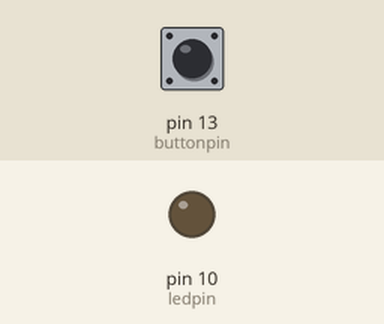
The sketch below on a simulated Arduino Uno, built with avr-gcc and run on an emulated ATmega328P. On the bench: output pins drawn as LEDs (lit = HIGH). Inputs (shaded band) come from the test bench; at power-on: pin 13 (buttonpin) HIGH. What the sketch prints to the serial monitor is not drawn.

Above: at 1.2 s.
1.3 s: pin 13 (buttonpin) pulled LOW for 0.15 s
At 2.5 s:
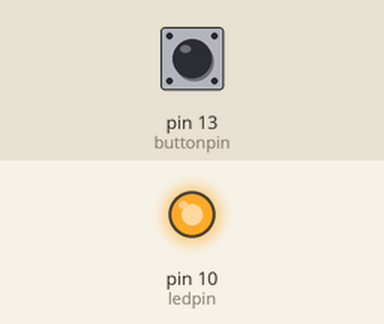
2.9 s: pin 13 (buttonpin) pulled LOW for 1 s
At 3.9 s:
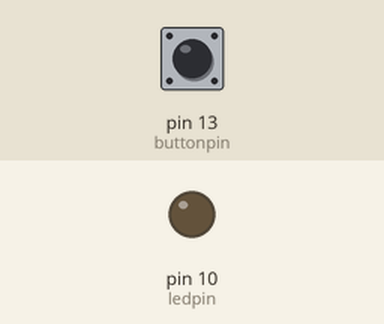
5.4 s: pin 13 (buttonpin) pulled LOW for 3.2 s
At 5.7 s:
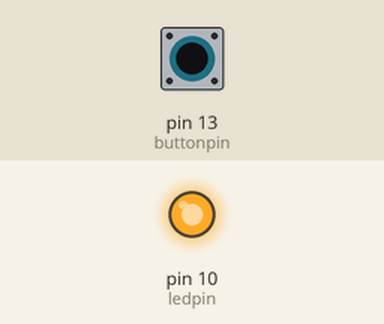
Timing chart, 0 to 8.4 s (numbered marks = the images above; inputs shaded):
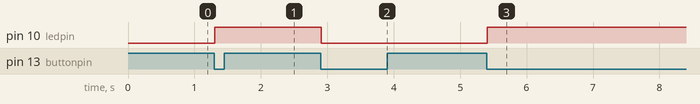

The sketch:

task_1.0.3.ino
```cpp
int ledpin = 10;
int buttonpin = 13;
int prevval = 1;
int val = 0;
int status = 0;
void setup() {
  // put your setup code here, to run once:
  pinMode(ledpin, OUTPUT);
  pinMode(buttonpin, INPUT);
  Serial.begin(9600);
}

void loop() {
  // put your main code here, to run repeatedly:
  val = digitalRead(buttonpin);
  if (val == 0 && prevval == 1)
  {
    status = 1 - status;
    prevval = val;
  }
  else
  {
    prevval = val;
  }
  Serial.println(val);

  if (status == 1)
  {
    digitalWrite(ledpin, HIGH);
  }
  else
  {
    digitalWrite(ledpin, LOW);
  }

}
```

Measured:
- after the input at 1.3 s, pin 10 (ledpin): LOW → HIGH at once
- after the input at 2.9 s, pin 10 (ledpin): HIGH → LOW at once
- after the input at 5.4 s, pin 10 (ledpin): LOW → HIGH at once
